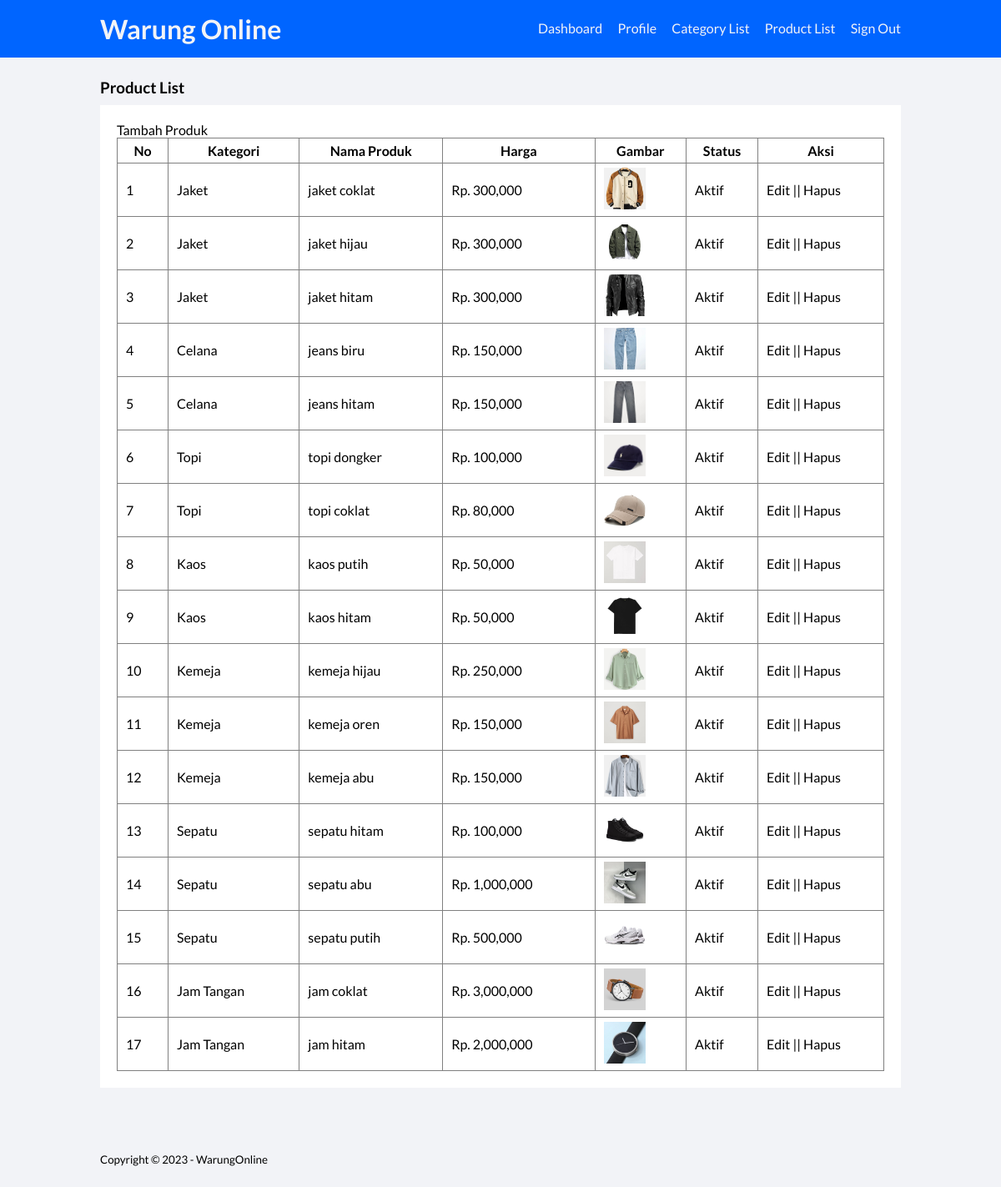
Page /product-list.php (signed in) on the committed database.
### tables this page shows
CREATE TABLE `tb_product` (
  `product_id` int(11) NOT NULL,
  `category_id` int(11) NOT NULL,
  `product_name` varchar(100) NOT NULL,
  `product_price` int(11) NOT NULL,
  `product_description` text NOT NULL,
  `product_images` varchar(100) NOT NULL,
  `product_status` tinyint(1) NOT NULL,
  `date_created` timestamp NOT NULL DEFAULT current_timestamp()
);

CREATE TABLE `tb_kategori` (
  `category_id` int(11) NOT NULL,
  `category_name` varchar(25) NOT NULL
);

### connect.php (called while the page is built, shortened)
<?php
class database{
	private $hostname = "localhost";
	private $username = "root";
	private $password = "";
	private $dbname = "warung_online";
	private $koneksi = "";
	public function __construct(){
		$this->koneksi = mysqli_connect($this->hostname, $this->username, $this->password,$this->dbname);
	}
	function tampil_produk(){
		$produk = mysqli_query($this->koneksi, "SELECT * FROM tb_product LEFT JOIN tb_kategori USING (category_id) ORDER BY product_id DESC");
		return $produk;
	}
}
?>

### product-list.php (the view, shortened to what this page needs)
<?php
    include 'connect.php';
?>
<!DOCTYPE html>
<html lang="en">
<head>
    <link rel="stylesheet" type="text/css" href="css/style.css">
</head>
<body>
    <header>
        <div class="container">
            <h1><a href="dashboard.php">Warung Online</h1>
            <ul>
                <li><a href="dashboard.php">Dashboard</a></li>
                <li><a href="profile.php">Profile</a></li>
                <li><a href="category-list.php">Category List</a></li>
                <li><a href="product-list.php">Product List</a></li>
                <li><a href="logout.php">Sign Out</a></li>
            </ul>
        </div>
    </header>
    <div class="section">
		<div class="container">
			<h3>Product List</h3>
			<div class="box">
				<p><a href="tambah-produk.php">Tambah Produk</a></p>
				<table border="1" cellspacing="0" class="table">
					<thead>
						<tr>
							<th width="60px">No</th>
							<th>Kategori</th>
							<th>Nama Produk</th>
							<th>Harga</th>
							<th>Gambar</th>
							<th>Status</th>
							<th width="150px">Aksi</th>
						</tr>
					</thead>
					<tbody>
						<?php
							$no = 1;
							$p = new database();
							$produk = $p->tampil_produk();
							if(mysqli_num_rows($produk) > 0){
							while($row = mysqli_fetch_array($produk)){
						?>
						<tr>
							<td><?php echo $no++ ?></td>
							<td><?php echo $row['category_name'] ?></td>
							<td><?php echo $row['product_name'] ?></td>
							<td>Rp. <?php echo number_format($row['product_price']) ?></td>
							<td><a href="produk/<?php echo $row['product_images'] ?>" target="_blank"> <img src="produk/<?php echo $row['product_images'] ?>" width="50px"> </a></td>
							<td><?php echo ($row['product_status'] == 0)? 'Tidak Aktif':'Aktif'; ?></td>
							<td>
								<a href="edit-produk.php?id=<?php echo $row['product_id'] ?>">Edit</a> || <a href="hapus-produk.php?idp=<?php echo $row['product_id'] ?>" onclick="return confirm('Yakin ingin hapus ?')">Hapus</a>
							</td>
						</tr>
						<?php }}else{ ?>
							<tr>
								<td colspan="7">Tidak ada data</td>
							</tr>
						<?php } ?>
					</tbody>
				</table>
			</div>
		</div>
	</div>
    <footer>
        <div class="container">
            <small>Copyright &copy; 2023 - WarungOnline</small>
        </div>
    </footer>
</body>
</html>

### css/style.css (style rules this page uses)
* { padding:0; margin:0; font-family: 'Lato', sans-serif; }
* { color: inherit; text-decoration: none; }
body { background-color: #f2f3f7; }
header { background-color: #0065ff; color: #f2f3f7; }
header h1 { float: left; padding: 15px 0; }
header ul { float: right; }
header ul li { display: inline-block; }
header ul li a { padding: 20px 0 20px 15px; display: inline-block; }
footer { padding: 25px 0; }
.container { width: 80%; margin: auto; }
.container:after { content: ''; display:block; clear:both; }
.section { padding: 25px 0; }
.box { background-color: #fff; border: none; padding: 20px ; box-sizing: border-box; margin: 10px 0 25px 0; }
.box:after { content: ''; display: block; clear: both; }
.table { width: 100%; border-collapse: collapse; }
.table tr { height: 30px; }
.table tr td { padding: 5px 10px; }

### rows in the picture
tb_product: category.category_name "Jaket", product_name "jaket coklat", product_price "300,000", product_images (picture), product_status "Aktif"
tb_product: category.category_name "Jaket", product_name "jaket hijau", product_price "300,000", product_images (picture), product_status "Aktif"
tb_product: category.category_name "Jaket", product_name "jaket hitam", product_price "300,000", product_images (picture), product_status "Aktif"
tb_product: category.category_name "Celana", product_name "jeans biru", product_price "150,000", product_images (picture), product_status "Aktif"
tb_product: category.category_name "Celana", product_name "jeans hitam", product_price "150,000", product_images (picture), product_status "Aktif"
tb_product: category.category_name "Topi", product_name "topi dongker", product_price "100,000", product_images (picture), product_status "Aktif"
tb_product: category.category_name "Topi", product_name "topi coklat", product_price "80,000", product_images (picture), product_status "Aktif"
tb_product: category.category_name "Kaos", product_name "kaos putih", product_price "50,000", product_images (picture), product_status "Aktif"
tb_product: category.category_name "Kaos", product_name "kaos hitam", product_price "50,000", product_images (picture), product_status "Aktif"
tb_product: category.category_name "Kemeja", product_name "kemeja hijau", product_price "250,000", product_images (picture), product_status "Aktif"
tb_product: category.category_name "Kemeja", product_name "kemeja oren", product_price "150,000", product_images (picture), product_status "Aktif"
tb_product: category.category_name "Kemeja", product_name "kemeja abu", product_price "150,000", product_images (picture), product_status "Aktif"
tb_product: category.category_name "Sepatu", product_name "sepatu hitam", product_price "100,000", product_images (picture), product_status "Aktif"
tb_product: category.category_name "Sepatu", product_name "sepatu abu", product_price "1,000,000", product_images (picture), product_status "Aktif"
tb_product: category.category_name "Sepatu", product_name "sepatu putih", product_price "500,000", product_images (picture), product_status "Aktif"
tb_product: category.category_name "Jam Tangan", product_name "jam coklat", product_price "3,000,000", product_images (picture), product_status "Aktif"
tb_product: category.category_name "Jam Tangan", product_name "jam hitam", product_price "2,000,000", product_images (picture), product_status "Aktif"
